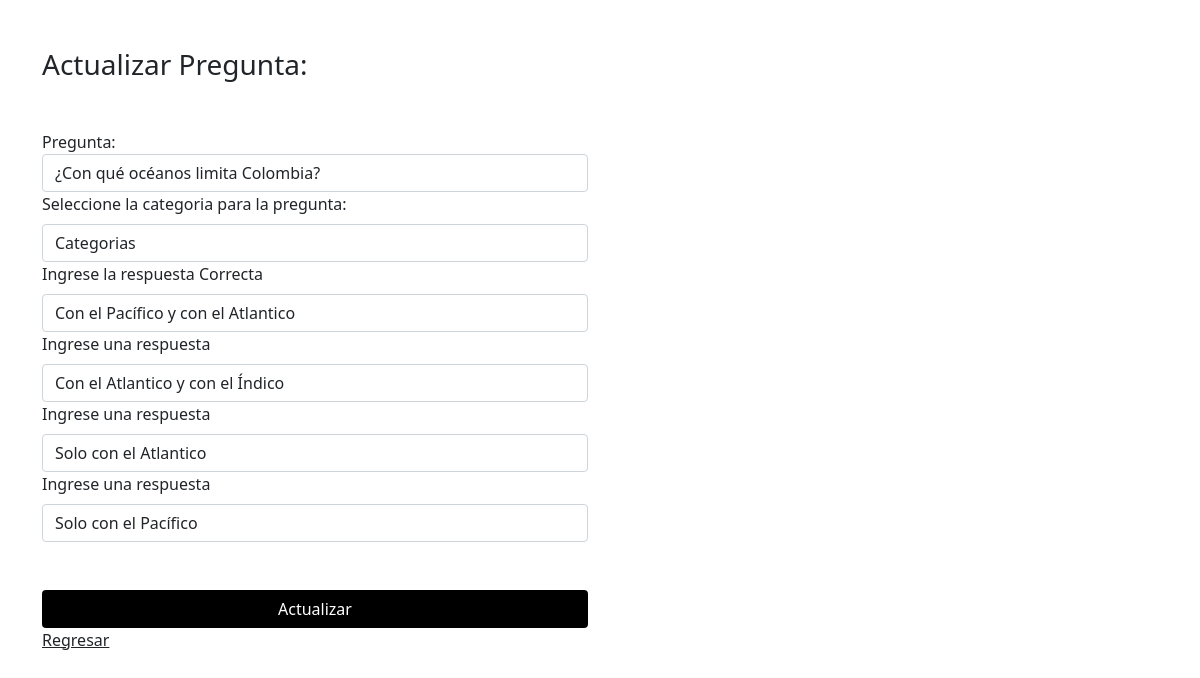
/juego/configurar/leer/23 (signed in), run on the app's committed database.
### juego/models.py (models this page shows)
class Pregunta (models.Model):
    pregunta = models.TextField(max_length=200)
    categoria_pregunta = models.ForeignKey(Categoria, on_delete=models.CASCADE)
    def __str__(self) -> str:
        return self.pregunta

class Respuesta (models.Model):
    respuesta = models.TextField(max_length=200)
    pregunta_respuesta = models.ForeignKey(Pregunta, on_delete=models.CASCADE)
    valida = models.BooleanField(default=False)
    def __str__(self) -> str:
        return self.respuesta

### juego/views.py (the view)
# urls.py: path('configurar/leer/<int:id_pregunta>', leer, name='leer'),
@login_required(login_url='/admin')
def leer(request, id_pregunta):
    pregunta = Pregunta.objects.get(id=id_pregunta)
    categorias = Categoria.objects.all()
    respuestas = Respuesta.objects.filter(pregunta_respuesta=pregunta)
    context = {
        'pregunta':pregunta,
        'RESPUESTAS': respuestas,
        'CATEGORIAS': categorias,
    }
    return render(request, 'editarPregunta.html', context)

### juego/models.py (called while the page is built)
    def __str__(self) -> str:
        return self.nombre_categoria

### juego/templates/editarPregunta.html (shortened to what this page needs)
<!DOCTYPE html>
<html lang="en">
<head>
    <link href="https://cdn.jsdelivr.net/npm/bootstrap@5.1.3/dist/css/bootstrap.min.css" rel="stylesheet"
>
</head>
<body>
    <div class="container">
        <div class="row">
            <div class="col-md-6">
                <h3 class="mt-5 mb-5">Actualizar Pregunta:</h3>
                <form action="{% url 'actualizar' pregunta.id %}" method="post">{% csrf_token %}
                    <label for="pregunta">Pregunta:</label>
                    <input type="text" name="pregunta" class="form-control" value="{{pregunta}}">
                    <label for="categorias" class="form-label">Seleccione la categoria para la pregunta: </label>
                    <select id="categorias" name="id_categoria" class="form-control" required>
                        <option selected disabled value="">Categorias</option>
                    </select>
                    <label for="respuesta1" class="form-label"> Ingrese la respuesta Correcta</label>
                    <input name="respuesta1" id="respuesta1" class="form-control" value="{{RESPUESTAS.0}}" required></input>
                    <label for="respuesta2" class="form-label"> Ingrese una respuesta</label>
                    <input name="respuesta2" id="respuesta2" class="form-control" value="{{RESPUESTAS.1}}" required></input>
                    <label for="respuesta3" class="form-label"> Ingrese una respuesta</label>
                    <input name="respuesta3" id="respuesta3" class="form-control" value="{{RESPUESTAS.2}}" required></input>
                    <label for="respuesta4" class="form-label"> Ingrese una respuesta</label>
                    <input name="respuesta4" id="respuesta4" class="form-control" value="{{RESPUESTAS.3}}" required></input>
                    <button type="submit" class="btn bg-black text-white mt-5 col-12">Actualizar</button>
                </form>
                <a href="{% url 'config' %}" class="text-dark">Regresar</a>
            </div>
        </div>
    </div>
</body>
</html>

### data on the page
Pregunta: pregunta "¿Con qué océanos limita Colombia?"
Respuesta: respuesta1 "Con el Pacífico y con el Atlantico"
Respuesta: respuesta2 "Con el Atlantico y con el Índico"
Respuesta: respuesta3 "Solo con el Atlantico"
Respuesta: respuesta4 "Solo con el Pacífico"
